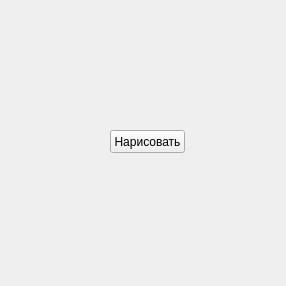
<?xml version="1.0" encoding="UTF-8"?>
<ui version="4.0">
 <class>Form</class>
 <widget class="QWidget" name="Form">
  <property name="geometry">
   <rect>
    <x>0</x>
    <y>0</y>
    <width>286</width>
    <height>286</height>
   </rect>
  </property>
  <property name="windowTitle">
   <string>Form</string>
  </property>
  <widget class="QPushButton" name="pushButton">
   <property name="geometry">
    <rect>
     <x>110</x>
     <y>130</y>
     <width>75</width>
     <height>23</height>
    </rect>
   </property>
   <property name="text">
    <string>Нарисовать</string>
   </property>
  </widget>
 </widget>
 <resources/>
 <connections/>
</ui>
